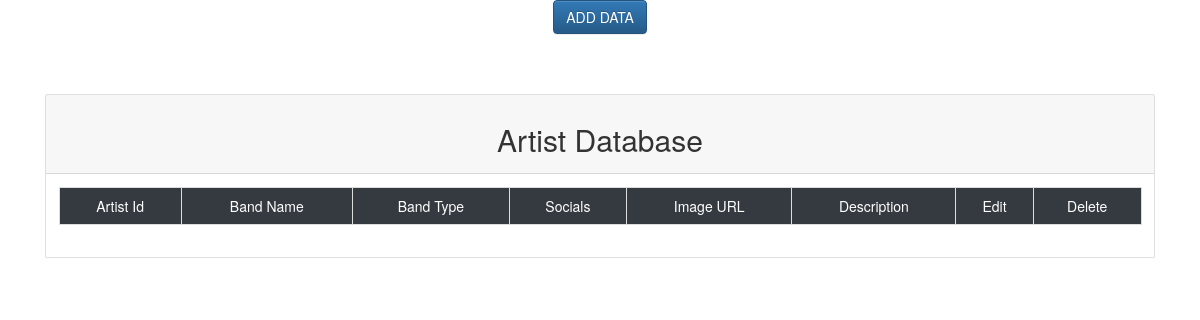
Page /admin/artistadmin.php on the earlier database version.
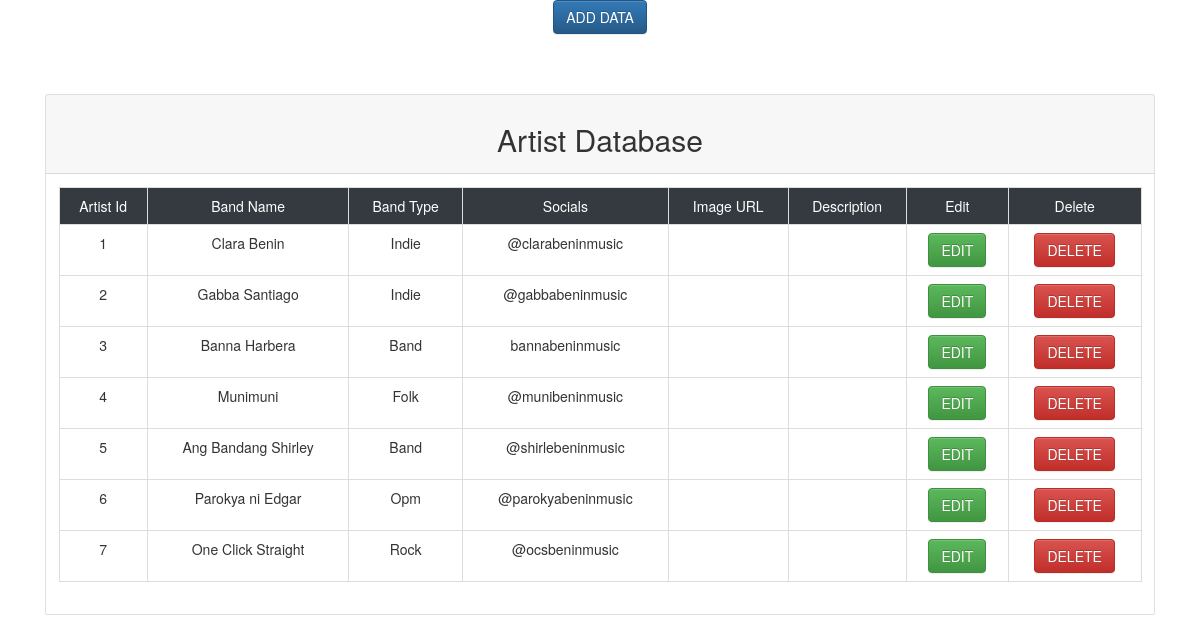
Same page on the later database version.
### tables this page shows
CREATE TABLE `artist_data` (
  `artist_id` int(255) NOT NULL,
  `band_name` varchar(50) NOT NULL,
  `band_type` varchar(50) NOT NULL,
  `ig_links` varchar(200) NOT NULL
);

### admin/artistadmin.php (the view, shortened to what this page needs)
<?php
require_once('../config/admindb.php');
$query = "select * from artist_data";
$result = mysqli_query($con,$query)
?>
<!DOCTYPE html>
<html>
<head>
	<link rel="stylesheet" type="text/css" href="../css/bootstrap.min.css">
    <link rel="stylesheet" href="https://maxcdn.bootstrapcdn.com/bootstrap/3.3.7/css/bootstrap.min.css">
    <link rel="stylesheet" href="https://maxcdn.bootstrapcdn.com/bootstrap/3.3.7/css/bootstrap-theme.min.css">
</head>
<body>
	<header class="header text-center">
		<div class="addData">
                <button type="button" class="btn btn-primary" data-bs-toggle="modal" data-bs-target="#artistadddata">
                    ADD DATA
                </button>
		</div>
	</header>
    <div class = "container">
        <div class ="row mt-5">
            <div class ="col">
                <div class ="card mt-5">
                    <div class = "card-header">
                        <h2 class = "display-6 text-center">Artist Database</h2>
                    </div>
                    <div class ="card-body">
                        <table class = "table table-bordered text-center">
                            <tr class = "bg-dark text-white">
                                <td>Artist Id</td>
                                <td>Band Name</td>
                                <td>Band Type</td>
                                <td>Socials</td>
                                <td>Image URL</td>
                                <td>Description</td>
                                <td>Edit</td>
                                <td>Delete</td>
                            </tr>
                            <tr>
                            <?php
                                while($row = mysqli_fetch_assoc($result))
                                {
                            ?>
                                <td><?php echo $row['artist_id']?></td>
                                <td><?php echo $row['band_name']?></td>
                                <td><?php echo $row['band_type']?></td>
                                <td><?php echo $row['ig_links']?></td>
                                <td><?php echo $row['image_url']?></td>
                                <td><?php echo $row['descript']?></td>
                                <td><button type ="button" class="btn btn-success editbutton">EDIT</button></td>
                                <td><button type = "button" class="btn btn-danger delbutton">DELETE</button></td>
                            </tr>
                                <?php
                                }
                                ?>
                        </table>
                    </div>
                </div>
            </div>
        </div>
    </div>
</body>
</html>

Differences in the rows shown:
added artist_data: artist_id "1", band_name "Clara Benin", band_type "Indie", ig_links "@clarabeninmusic"
added artist_data: artist_id "2", band_name "Gabba Santiago", band_type "Indie", ig_links "@gabbabeninmusic"
added artist_data: artist_id "3", band_name "Banna Harbera", band_type "Band", ig_links "bannabeninmusic"
added artist_data: artist_id "4", band_name "Munimuni", band_type "Folk", ig_links "@munibeninmusic"
added artist_data: artist_id "5", band_name "Ang Bandang Shirley", band_type "Band", ig_links "@shirlebeninmusic"
added artist_data: artist_id "6", band_name "Parokya ni Edgar", band_type "Opm", ig_links "@parokyabeninmusic"
added artist_data: artist_id "7", band_name "One Click Straight", band_type "Rock", ig_links "@ocsbeninmusic"
